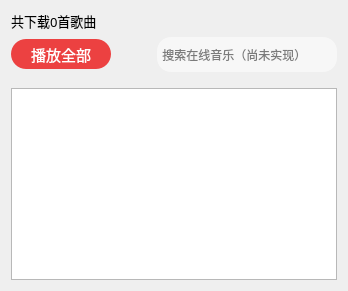
          <widget class="QWidget" name="tab_4">
           <attribute name="title">
            <string>在线音乐</string>
           </attribute>
           <layout class="QGridLayout" name="gridLayout_4">
            <item row="0" column="0">
             <layout class="QVBoxLayout" name="verticalLayout_5">
              <item>
               <layout class="QHBoxLayout" name="horizontalLayout_9">
                <item>
                 <widget class="QLabel" name="label_download_MusicCount">
                  <property name="font">
                   <font>
                    <family>微软雅黑</family>
                    <pointsize>10</pointsize>
                   </font>
                  </property>
                  <property name="text">
                   <string>共下载0首歌曲</string>
                  </property>
                 </widget>
                </item>
                <item>
                 <spacer name="horizontalSpacer_24">
                  <property name="orientation">
                   <enum>Qt::Horizontal</enum>
                  </property>
                  <property name="sizeHint" stdset="0">
                   <size>
                    <width>40</width>
                    <height>20</height>
                   </size>
                  </property>
                 </spacer>
                </item>
               </layout>
              </item>
              <item>
               <layout class="QHBoxLayout" name="horizontalLayout_10">
                <item>
                 <widget class="QPushButton" name="btn_download_playAll">
                  <property name="minimumSize">
                   <size>
                    <width>100</width>
                    <height>30</height>
                   </size>
                  </property>
                  <property name="font">
                   <font>
                    <family>微软雅黑</family>
                    <pointsize>11</pointsize>
                   </font>
                  </property>
                  <property name="cursor">
                   <cursorShape>PointingHandCursor</cursorShape>
                  </property>
                  <property name="styleSheet">
                   <string notr="true">QPushButton
{		
	background-color: rgb(236, 65, 65);
	border-radius:15px;
	color: rgb(255, 255, 255);
}</string>
                  </property>
                  <property name="text">
                   <string>播放全部</string>
                  </property>
                 </widget>
                </item>
                <item>
                 <spacer name="horizontalSpacer_25">
                  <property name="orientation">
                   <enum>Qt::Horizontal</enum>
                  </property>
                  <property name="sizeHint" stdset="0">
                   <size>
                    <width>40</width>
                    <height>20</height>
                   </size>
                  </property>
                 </spacer>
                </item>
                <item>
                 <widget class="QLineEdit" name="download_search">
                  <property name="sizePolicy">
                   <sizepolicy hsizetype="Expanding" vsizetype="Fixed">
                    <horstretch>0</horstretch>
                    <verstretch>8</verstretch>
                   </sizepolicy>
                  </property>
                  <property name="minimumSize">
                   <size>
                    <width>180</width>
                    <height>35</height>
                   </size>
                  </property>
                  <property name="maximumSize">
                   <size>
                    <width>201</width>
                    <height>35</height>
                   </size>
                  </property>
                  <property name="styleSheet">
                   <string notr="true">color: rgb(0, 0, 0);
background-color: rgb(247, 247, 247);
border-radius: 14px;
padding: 0px 0px 0px 0px;
font-family: &quot;微软雅黑&quot;;
font: 11pt &quot;微软雅黑&quot;;</string>
                  </property>
                  <property name="text">
                   <string/>
                  </property>
                  <property name="placeholderText">
                   <string> 搜索在线音乐（尚未实现）</string>
                  </property>
                 </widget>
                </item>
               </layout>
              </item>
             </layout>
            </item>
            <item row="1" column="0">
             <spacer name="verticalSpacer_2">
              <property name="orientation">
               <enum>Qt::Vertical</enum>
              </property>
              <property name="sizeType">
               <enum>QSizePolicy::Fixed</enum>
              </property>
              <property name="sizeHint" stdset="0">
               <size>
                <width>20</width>
                <height>10</height>
               </size>
              </property>
             </spacer>
            </item>
            <item row="2" column="0">
             <widget class="QTableView" name="download_music_tableView">
              <property name="styleSheet">
               <string notr="true">QHeaderView::section
{
    font-size:14px;
    background: transparent;
    border:none;
	padding-left:3px;
    margin-top: 5px;
    min-height:35px;
    max-height:35px;
}
QTableWidget
{
    font-size:14px;
    border: none;
    margin: 0px;
    padding: 0px;
    color: black;
}</string>
              </property>
             </widget>
            </item>
           </layout>
          </widget>
